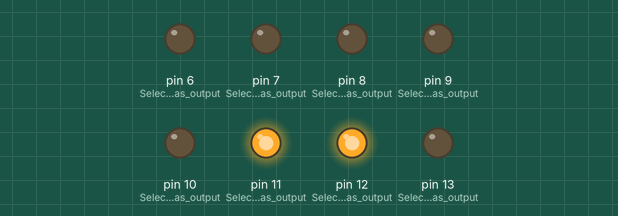
Bench run of a sketch on a simulated Arduino Uno, built with avr-gcc and run on an emulated ATmega328P. Shown: output pins drawn as LEDs (lit = HIGH).

Above: at 0.1 s.
Timing chart, 0 to 1.6 s (numbered marks = the images above):
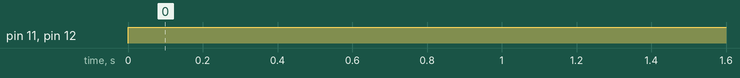

Measured:
- by itself, pin 11 (Select_pin_11_as_output), pin 12 (Select_pin_12_as_output): LOW → HIGH at 0.00 s

The sketch:

ch2-challenge1.ino
```cpp
void setup() {
  pinMode(13, OUTPUT);  //Select pin 13 as output
  pinMode(12, OUTPUT);  // Select pin 12 as output
  pinMode(11, OUTPUT);  // Select pin 11 as output
  pinMode(10, OUTPUT);  // Select pin 10 as output
  pinMode(9, OUTPUT);   // Select pin 9 as output
  pinMode(8, OUTPUT);   // Select pin 8 as output
  pinMode(7, OUTPUT);   // Select pin 7 as output
  pinMode(6, OUTPUT);   // Select pin 6 as output
}
void loop() {
  digitalWrite(13, LOW);   // Digital value “0” on pin 13
  digitalWrite(12, HIGH);  // Digital value “1” on pin 12
  digitalWrite(11, HIGH);  // Digital value “1” on pin 11
  digitalWrite(10, LOW);   // Digital value “0” on pin 10
  digitalWrite(9, LOW);    // Digital value “0” on pin 9
  digitalWrite(8, LOW);    // Digital value “0” on pin 8
  digitalWrite(7, LOW);    // Digital value “0” on pin 7
  digitalWrite(6, LOW);    // Digital value “0” on pin 6
}
```
